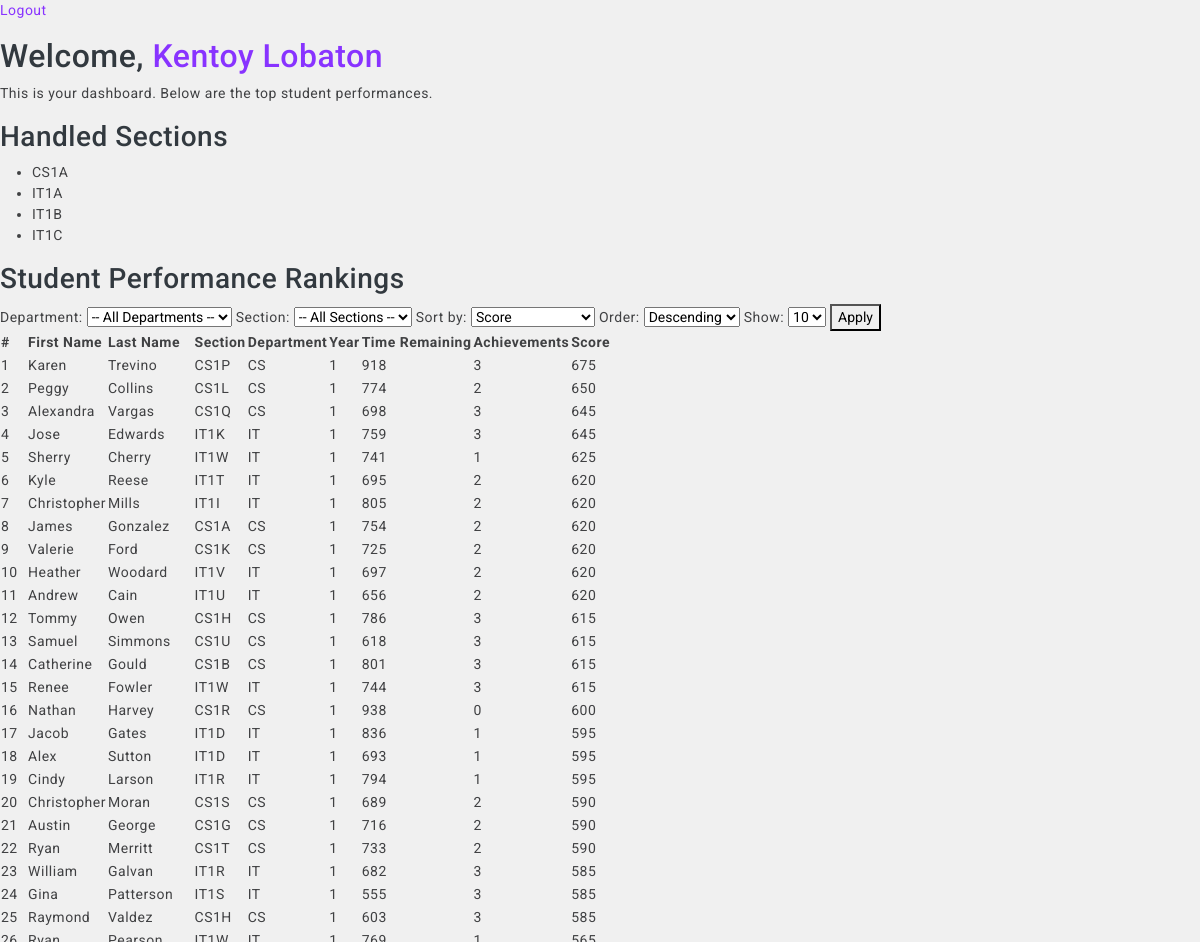
/teacher/progress-control/ (signed in, upper part), run on an earlier commit of the app's database.
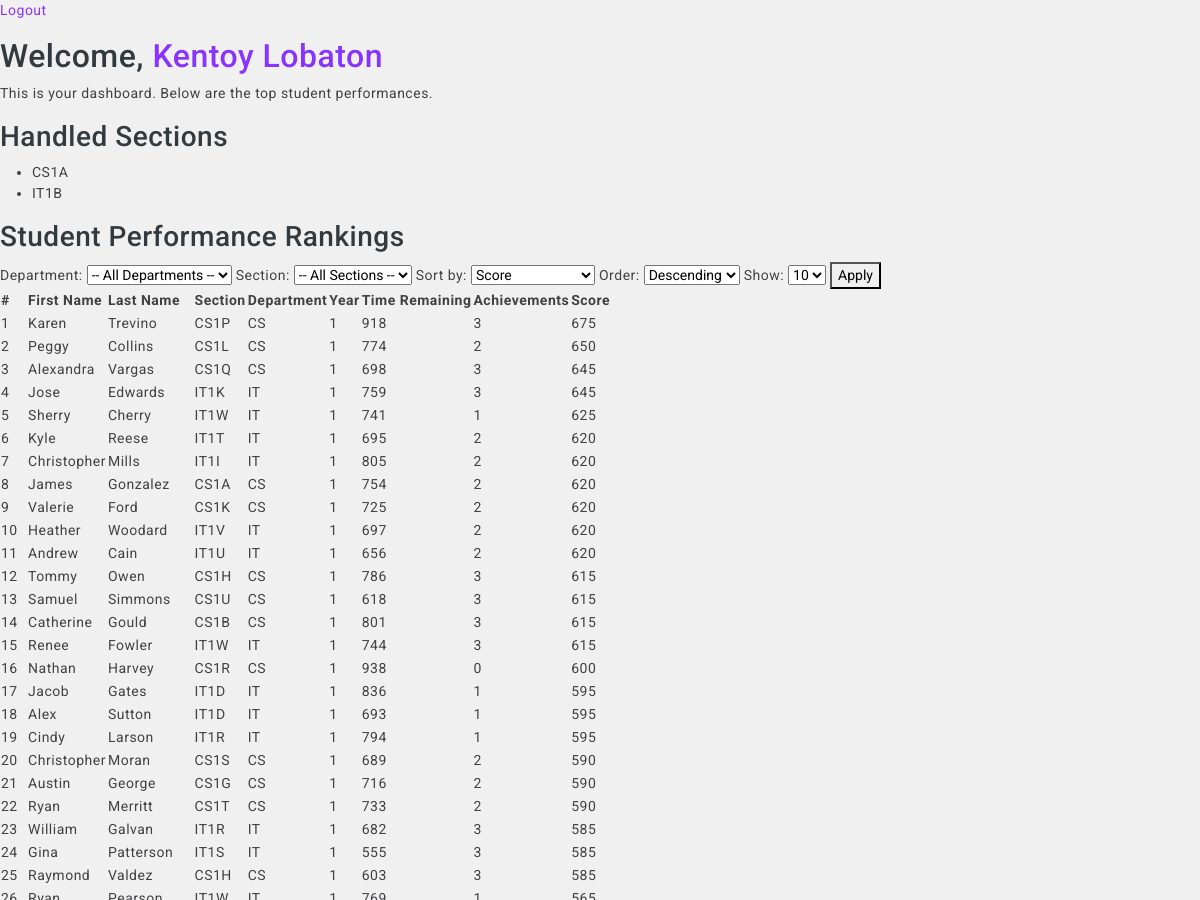
And on a later commit of the database.
### StudentManagementSystem/models/teachers.py (models this page shows, shortened)
class Teacher(models.Model):
    teacher_id = models.CharField(max_length=50, unique=True)
    first_name = models.CharField(max_length=150)
    last_name = models.CharField(max_length=150)
    date_of_birth = models.DateField(null=True, blank=True)
    password = models.CharField(max_length=128)  # store hashed passwords ideally
    role = models.CharField(
        max_length=20,
        choices=Role.choices,
        default=Role.TEACHER  # Default to 'Teacher' role
    )

class HandledSection(models.Model):
    teacher = models.ForeignKey(Teacher, on_delete=models.CASCADE, related_name='handled_sections')
    department = models.ForeignKey(Department, on_delete=models.CASCADE)
    year_level = models.ForeignKey(YearLevel, on_delete=models.CASCADE)
    section = models.ForeignKey(Section, on_delete=models.CASCADE)
    class Meta:
        unique_together = ('teacher', 'department', 'year_level', 'section')

### StudentManagementSystem/models/department.py (models this page shows, shortened)
class Department(models.Model):
    name = models.CharField(max_length=50, unique=True)  # e.g. "CS", "IT"

### StudentManagementSystem/models/year_level.py (models this page shows, shortened)
class YearLevel(models.Model):
    year = models.PositiveSmallIntegerField(unique=True)  # e.g. 1, 2, 3, 4

### StudentManagementSystem/models/section.py (models this page shows, shortened)
class Section(models.Model):
    department = models.ForeignKey(Department, on_delete=models.CASCADE)  # Link to Department model
    year_level = models.ForeignKey(YearLevel, on_delete=models.CASCADE)  # Link to YearLevel model
    letter = models.CharField(max_length=1)  # e.g., "A", "B", "C"
    class Meta:
        unique_together = ('department', 'year_level', 'letter')  # Ensure unique combination of department, year, and section letter

### StudentManagementSystem/models/student.py (models this page shows, shortened)
class Student(models.Model):
    student_id = models.CharField(max_length=50, unique=True)  # unique username or ID
    first_name = models.CharField(max_length=150)
    last_name = models.CharField(max_length=150)
    date_of_birth = models.DateField(null=True, blank=True)
    password = models.CharField(max_length=128)  # should be hashed
    year_level = models.ForeignKey(YearLevel, on_delete=models.CASCADE, null=True, blank=True)
    section = models.ForeignKey(Section, on_delete=models.CASCADE, null=True, blank=True)
    role = models.CharField(
        max_length=20,
        choices=Role.choices,
        default=Role.STUDENT  # Default to 'Student' role
    )
    @property
    def full_section(self):
        if self.section:
            return f"{self.section.department.name}{self.section.year_level.year}{self.section.letter}"
        return "N/A"

### StudentManagementSystem/views/teacher/progress_control_teacher.py (the view, shortened to what this page needs)
def progress_control_teacher(request):
    teacher_id = request.session.get('user_id')
    if not teacher_id:
        return redirect('unified_login')
    teacher = Teacher.objects.get(id=teacher_id)
    context = get_teacher_dashboard_context(teacher)
    context['is_progress_page'] = True
    return render(request, 'teacher/dashboard.html', context)

### StudentManagementSystem/templates/teacher/dashboard.html (shortened to what this page needs)
{% extends 'base.html' %}
{% block content %}
    <p><a href="{% url 'unified_logout' %}">Logout</a></p>
    {% include 'teacher/teacher_info.html' %}
    {% include 'teacher/handled_sections.html' %}
    {% include 'admin/student_ranking.html' %}
{% endblock %}

### templates/base.html (shortened to what this page needs)
{% load static %}
<!DOCTYPE html>
<html lang="en" class="light-theme">
<head>
    <link href="{% static 'assets/plugins/simplebar/css/simplebar.css' %}" rel="stylesheet"/>
    <link href="{% static 'assets/plugins/perfect-scrollbar/css/perfect-scrollbar.css' %}" rel="stylesheet"/>
    <link href="{% static 'assets/plugins/highcharts/css/highcharts.css' %}" rel="stylesheet"/>
    <link href="{% static 'assets/plugins/vectormap/jquery-jvectormap-2.0.2.css' %}" rel="stylesheet"/>
    <link href="{% static 'assets/plugins/metismenu/css/metisMenu.min.css' %}" rel="stylesheet"/>
    <link href="{% static 'assets/css/pace.min.css' %}" rel="stylesheet"/>
    <link href="{% static 'assets/css/bootstrap.min.css' %}" rel="stylesheet">
    <link href="{% static 'assets/css/bootstrap-extended.css' %}" rel="stylesheet">
    <link href="{% static 'assets/css/app.css' %}" rel="stylesheet">
    <link href="{% static 'assets/css/icons.css' %}" rel="stylesheet">
    <link rel="stylesheet" href="{% static 'assets/css/dark-theme.css' %}"/>
    <link rel="stylesheet" href="{% static 'assets/css/semi-dark.css' %}"/>
    <link rel="stylesheet" href="{% static 'assets/css/header-colors.css' %}"/>
</head>
<body>
<div class="wrapper">
    {% block content %}{% endblock %}
</div>
</body>
</html>

### StudentManagementSystem/templates/teacher/teacher_info.html
{% block teacher_info %}
    <h2>Welcome,
        <a href="{% url 'edit_profile' teacher.id %}">
            {{ teacher.first_name }} {{ teacher.last_name }}
        </a>
    </h2>
    <p>This is your dashboard. Below are the top student performances.</p>
{% endblock %}

### StudentManagementSystem/templates/teacher/handled_sections.html
{% block handled_sections %}
    <h3>Handled Sections</h3>
    <ul>
        {% for hs in handled_sections %}
            <li>{{ hs.department.name }}{{ hs.year_level.year }}{{ hs.section.letter }}</li>
        {% empty %}
            <li>No sections assigned.</li>
        {% endfor %}
    </ul>
{% endblock %}

### StudentManagementSystem/templates/admin/student_ranking.html (shortened to what this page needs)
<h3>Student Performance Rankings</h3>
<form method="get" class="filter-form">
    <label for="department">Department:</label>
    <select name="department" id="department">
        <option value="">-- All Departments --</option>
    </select>
    <label for="filter_by">Section:</label>
    <select name="filter_by" id="filter_by">
        <option value="">-- All Sections --</option>
    </select>
    <label for="sort_by">Sort by:</label>
    <select name="sort_by" id="sort_by">
        <option value="score" {% if sort_by == "score" %}selected{% endif %}>Score</option>
    </select>
    <label for="sort_order">Order:</label>
    <select name="sort_order" id="sort_order">
        <option value="desc" {% if sort_order == "desc" %}selected{% endif %}>Descending</option>
    </select>
    <label for="per_page">Show:</label>
    <select name="per_page" onchange="this.form.submit()">
        <option value="10" {% if per_page == 10 %}selected{% endif %}>10</option>
    </select>
    <button type="submit">Apply</button>
</form>
<table>
    <thead>
    <tr>
        <th>#</th>
        <th>First Name</th>
        <th>Last Name</th>
        <th>Section</th>
        <th>Department</th>
        <th>Year</th>
        <th>Time Remaining</th>
        <th>Achievements</th>
        <th>Score</th>
    </tr>
    </thead>
    <tbody>
    {% for student in rankings %}
        <tr>
            <td>{{ forloop.counter }}</td>
            <td>{{ student.first_name }}</td>
            <td>{{ student.last_name }}</td>
            <td>{{ student.section }}</td>
            <td>{{ student.department }}</td>
            <td>{{ student.year_level }}</td>
            <td>{{ student.total_time_remaining }}</td>
            <td>{{ student.achievements_unlocked }}</td>
            <td>{{ student.score }}</td>
        </tr>
    {% empty %}
        <tr>
            <td colspan="8">No student data available.</td>
        </tr>
    {% endfor %}
    </tbody>
</table>

### assets/assets/css/app.css (style rules this page uses)
body { font-size: 14px; color: #404143; background-color: #f0f0f0; letter-spacing: 0.5px; overflow-x: hidden; font-family: 'Roboto', sans-serif; }
a { text-decoration: none; }
.wrapper { width: 100%; position: relative; }

What changed in the data, as far as the page shows it:
removed HandledSection: department.name "IT", year_level.year "1", section.letter "A"
removed HandledSection: department.name "IT", year_level.year "1", section.letter "C"
